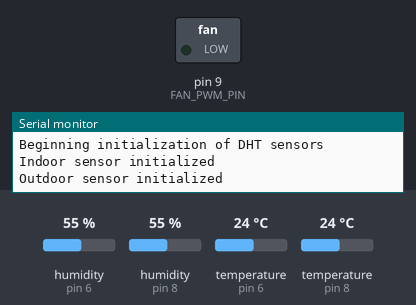
The sketch below on a simulated Arduino Uno, built with avr-gcc and run on an emulated ATmega328P. On the bench: switched loads named in the sketch (green lamp = pin HIGH), the last lines printed to the serial monitor. The inputs (shaded band) are chosen by the test bench; at power-on: humidity (sensors on pin 6, pin 8) 55 %, temperature (sensors on pin 6, pin 8) 24 °C.

Above: at 7.2 s.
7.3 s: humidity (sensor on pin 6) set to 51 %
At 13.2 s:
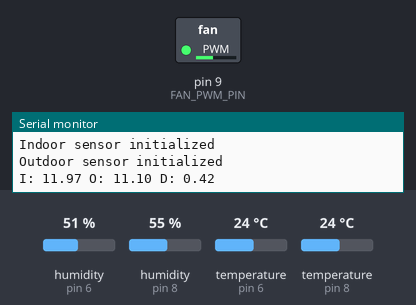
13.5 s: humidity (sensor on pin 8) set to 52 %
At 18.5 s:
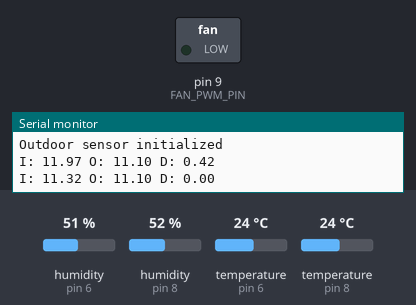
19.5 s: humidity (sensor on pin 8) set to 68 %
At 24.9 s:
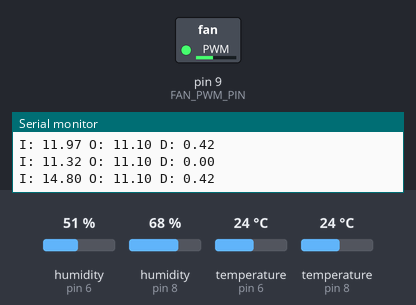
25.5 s: humidity (sensor on pin 8) set to 22 %
At 31.4 s:
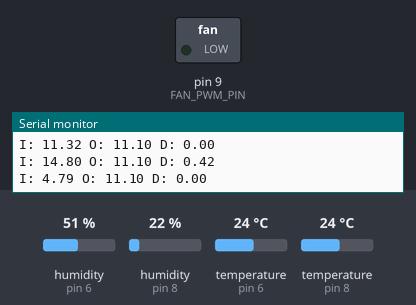
Timing chart, 0 to 32.5 s (numbered marks = the images above; inputs shaded):
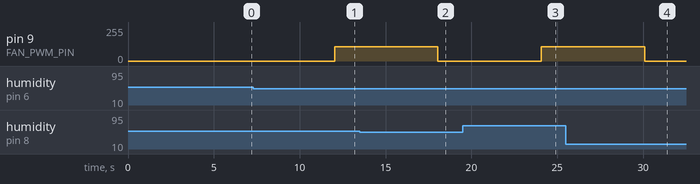

Measured:
- the behaviour switches between 53 and 52 % on humidity (sensor on pin 6) (found by bisection; images 0 and 1)
- the behaviour switches between 54 and 53 % on humidity (sensor on pin 8) (found by bisection; images 1 and 2)
- after the input at 7.3 s, pin 9 (FAN_PWM_PIN): 0/255 → 107/255 after 4.7 s
- after the input at 13.5 s, pin 9 (FAN_PWM_PIN): 107/255 → 0/255 after 4.5 s
- after the input at 19.5 s, pin 9 (FAN_PWM_PIN): 0/255 → 107/255 after 4.6 s
- after the input at 25.5 s, pin 9 (FAN_PWM_PIN): 107/255 → 0/255 after 4.6 s

The sketch:

FanController.ino
```cpp
// Simple dew point controller for basement air conditioning
// strfry, 2019

// REQUIRES the following Arduino libraries:
// - DHT Sensor Library: https://github.com/adafruit/DHT-sensor-library

#define DHT_DEBUG
#include "DHT.h"

#include <math.h>

/// Internal cabling doc
/// Outdoor sensor:
///   Blue: Ground
///   Green: Data
///   Orange: 5V


#define FAN_PWM_PIN (9)

DHT* dht_indoor;
DHT* dht_outdoor;

int deadTimeCounter;

void setup() {
  //setup_dht_power();
  dht_indoor = new DHT(8, DHT22);
  dht_outdoor = new DHT(6, DHT22);

  delay(6000);

  deadTimeCounter = 0;

  Serial.begin(115200);

  Serial.println("Beginning initialization of DHT sensors");

  dht_indoor->begin(5000);
  if (!dht_indoor->read()) {
    Serial.println(F("Initialization of Indoor Sensor failed!"));
    panic();
  } else {
    Serial.println(F("Indoor sensor initialized"));
  }

  dht_outdoor->begin(5000);
  if (!dht_outdoor->read()) {
    Serial.println(F("Initialization of Indoor Sensor failed!"));
    panic();
  }else {
    Serial.println(F("Outdoor sensor initialized"));
  }
}

void panic() {
  analogWrite(FAN_PWM_PIN, 0);
  while (1) {
    Serial.println("ERROR");
    delay(1000);


    Serial.print("Indoor Temp: ");
    Serial.println(dht_indoor->readTemperature());

    Serial.print("Outdoor Temp: ");
    Serial.println(dht_outdoor->readTemperature());
  }
}

float absoluteHumidity(DHT& sensor) {

  float rh = sensor.readHumidity();

  float T = sensor.readTemperature();

  if (isnan(rh) or isnan(T)) panic();

  return 6.112 * expf((17.67 * T) / (T + 243.5)) * rh * 2.1674 /  (273.15 + T);
}

float fanSpeed(float indoorHumidity, float outdoorHumidity) {
  if (outdoorHumidity + 0.5 < indoorHumidity) {
    return 0.42;
  }

  return 0.0;
}

int sort_compare(const void* left, const void* right) {
  float fl = *reinterpret_cast<const float*>(left);
  float fr = *reinterpret_cast<const float*>(right);

  return fl > fr ? -1 : (fl < fr ? 1 : 0);
}

/// Do a repeated measurement, take a sample from the 50 percentile and compute the relative fan speed
float measureAndDecide() {
  const size_t num_samples = 10;

  float indoors[num_samples];
  float outdoors[num_samples];

  for (int i = 0; i < num_samples; i++) {
    indoors[i] = absoluteHumidity(*dht_indoor);
    outdoors[i] = absoluteHumidity(*dht_outdoor);
  }

  qsort(indoors, num_samples, sizeof(indoors[0]), sort_compare);
  qsort(outdoors, num_samples, sizeof(outdoors[0]), sort_compare);

  float indoor = indoors[num_samples / 2];
  float outdoor = outdoors[num_samples / 2];

  float result = fanSpeed(indoor, outdoor);

  Serial.print("I: ");
  Serial.print(indoor);

  Serial.print(" O: ");
  Serial.print(outdoor);

  Serial.print(" D: ");
  Serial.println(result);

  return result;
}

void loop() {
  // Wait a few seconds between measurements.
  delay(6000);

  if (deadTimeCounter == 0) {
    float decision = measureAndDecide();
    analogWrite(FAN_PWM_PIN, static_cast<int>(decision * 255.0f));

    deadTimeCounter = 10 * 20; // 10 * 6 seconds * 20 = 20 minutes

    // for testing:
    deadTimeCounter = 0;
  } else {
    deadTimeCounter--;
  }


  //~ // Reading temperature or humidity takes about 250 milliseconds!
  //~ // Sensor readings may also be up to 2 seconds 'old' (its a very slow sensor)
  //~ float h = dht_indoor.readHumidity();
  //~ // Read temperature as Celsius (the default)
  //~ float t = dht_indoor.readTemperature();

  //~ // Check if any reads failed and exit early (to try again).
  //~ if (isnan(h) || isnan(t)) {
  //~ Serial.println(F("Failed to read from DHT sensor!"));
  //~ return;
  //~ }

  //~ Serial.print(F("H: "));
  //~ Serial.print(h);
  //~ Serial.print(F(" %  T: "));
  //~ Serial.print(t);
  //~ Serial.println(F(" C"));

  //~ Serial.print(indoor);
  //~ Serial.println(F(" g/m^3"));

}
```
